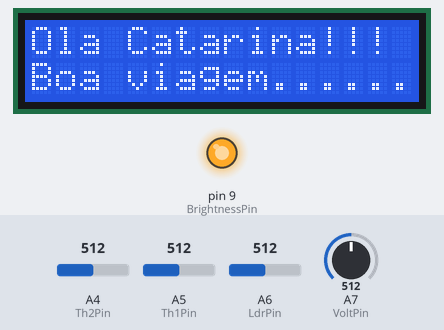
The sketch below on a simulated Arduino Nano, built with avr-gcc and run on an emulated ATmega328P. Parts: 16×2 character LCD, output pins drawn as LEDs (lit = HIGH). The test bench sets the inputs (shaded band); at power-on: A5 (Th1Pin) = 512, A4 (Th2Pin) = 512, A6 (LdrPin) = 512, A7 (VoltPin) = 512. What the sketch prints to the serial monitor is not drawn.

Above: at 1.2 s.
1.3 s: A5 (Th1Pin) set to 378
At 3.8 s:
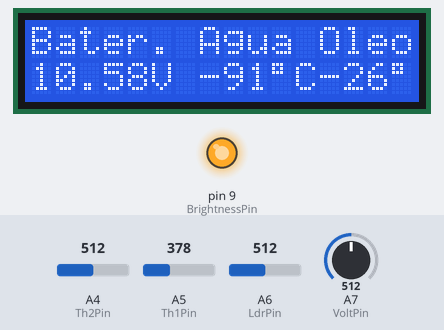
4.3 s: A5 (Th1Pin) set to 348
At 5.9 s:
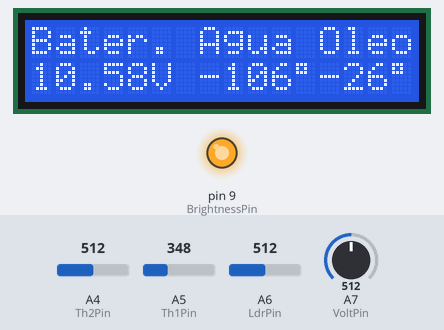
6.8 s: A4 (Th2Pin) set to 716
At 9.1 s:
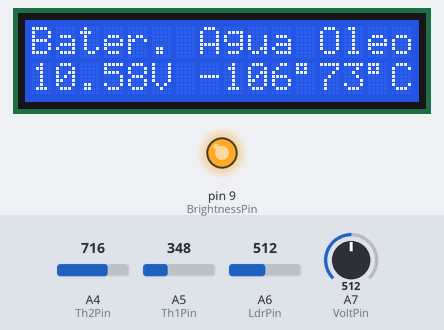
9.5 s: A4 (Th2Pin) set to 743
At 11.9 s:
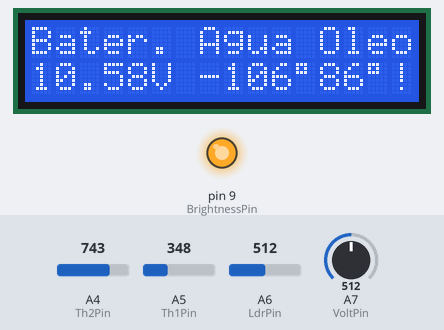
12.2 s: A5 (Th1Pin) set to 716
At 14.1 s:
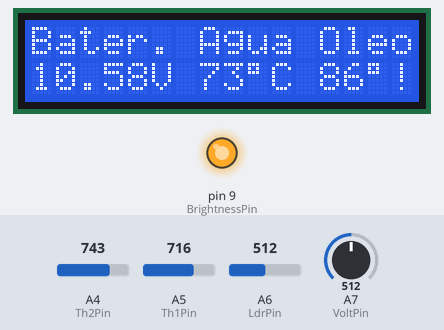
15.0 s: A5 (Th1Pin) set to 743
At 17.1 s:
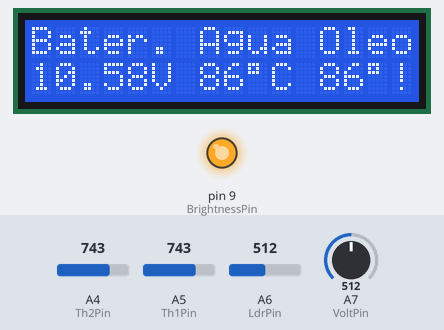
17.7 s: A5 (Th1Pin) set to 766
Timing chart, 0 to 20.7 s (numbered marks = the images above; inputs shaded):
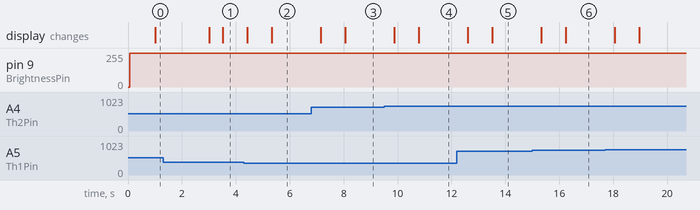

Measured:
- the behaviour switches between 361 and 360 on A5 (Th1Pin) (found by bisection; images 1 and 2)
- the behaviour switches between 731 and 732 on A4 (Th2Pin) (found by bisection; images 3 and 4)
- after the input at 4.3 s, the display: first changes after 0.12 s (image 2 shows a later state)
- after the input at 6.8 s, the display: first changes after 0.35 s (image 3 shows a later state)
- after the input at 9.5 s, the display: first changes after 0.38 s (image 4 shows a later state)
- after the input at 12.2 s, the display: first changes after 0.41 s (image 5 shows a later state)
- after the input at 15.0 s, the display: first changes after 0.34 s (image 6 shows a later state)

The sketch:

CarCompV3_16OUT2019.ino
```cpp
/*
   An ARDUINO NANO aftermarket automotive temperature and voltage monitor
  Pedro Cabral 2019

  V3-16OUT2019

  CIRCUIT:
  5VDC regulated supply (L7805)
  LCD RS pin to digital pin 12
  LCD Enable pin to digital pin 11
  LCD D4 pin to digital pin 5
  LCD D5 pin to digital pin 4
  LCD D6 pin to digital pin 3
  LCD D7 pin to digital pin 2
  LCD R/W pin to ground
  LCD VSS pin to ground
  LCD VCC pin to 5V
  LCD LED anode through 250R to 7V
  LCD LED cathode to Q2 collector
  ARDUINO D5 through 390R to Q2 base
  Q2 emitter to GND
  LCD V0 (contrast) to GND via 3k3 resistor
*/

// include the library code:
#include <LiquidCrystal.h>

// initialize the library by associating any needed LCD interface pin
// with the arduino pin number it is connected to

const int StandardDelay = 400;
const int MeasureDelay = 125;
const int SplashScreenDelay = 3000;
const int Overtemp1 = 90;
const int Overtemp2 = 80;
const int MinBrightness = 5;
const int MaxBrightness = 254;
const int Lum = 0;

const int rs = 12;
const int en = 11;
const int d4 = 5;
const int d5 = 4;
const int d6 = 3;
const int d7 = 2;
const int WarnLedPin = 13;

const int BrightnessPin = 9; //LCD brightness set pin (PWM)

int VoltPin = A7; //Input from the voltage measurement voltage divider
int LdrPin = A6; //Input from the luminosity measurement LDR voltage divider
int Th1Pin = A5; //Input from the temperature sensor nr.1
int Th2Pin = A4; //Input from the temperature sensor nr.2

LiquidCrystal lcd(rs, en, d4, d5, d6, d7);

void setup() {

  Serial.begin(9600);

  pinMode(VoltPin, INPUT);
  pinMode(LdrPin, INPUT);
  pinMode(Th1Pin, INPUT);
  pinMode(Th2Pin, INPUT);

  pinMode(BrightnessPin, OUTPUT);

  lcd.begin(16, 2); // set up the LCD's number of columns and rows:
}

void loop() {

  //SPLASH SCREEN
  while ( millis() <= SplashScreenDelay) {
    digitalWrite(WarnLedPin, HIGH);
    analogWrite (BrightnessPin, MaxBrightness);  //Sets the brightness of the LCD for the duration of the splash screen
    while ( millis() <= 1000) {
      lcd.setCursor(0, 0);
      lcd.print("CARCOMP V3"); //Print the version number to the LCD
      lcd.setCursor(0, 1);
      lcd.print("P.Cabral OUT2019");
    }
    lcd.setCursor(0, 0);
    lcd.print("Ola Catarina!!!"); // Print a message to the LCD.
    lcd.setCursor(0, 1);
    lcd.print("Boa viagem......"); // Print a message to the LCD.
  }

  digitalWrite(WarnLedPin, LOW);

  //LCD HEADER
  lcd.setCursor(0, 0);
  lcd.print("Bater. Agua Oleo "); // Print the headers to the LCD.

  //SENSOR DATA ACQUISITION
  float VoltValue_1 = (analogRead(VoltPin));  //Reads the voltage divider value, sample 1
  int LumValue_1 = (analogRead(LdrPin)); //Reads the LDR value, sample 1
  int Temp1Value_1 = (analogRead(Th1Pin));//Reads and calculates the temperature 1 value, sample 1
  int Temp2Value_1 = (analogRead(Th2Pin));//Reads and calculates the temperature 2 value, sample 1
  delay (MeasureDelay);//Waits before next measurement run

  float VoltValue_2 = (analogRead(VoltPin));  //Reads the voltage divider value, sample 2
  int LumValue_2 = (analogRead(LdrPin)); //Reads the LDR value, sample 2
  int Temp1Value_2 = (analogRead(Th1Pin));//Reads and calculates the temperature 1 value, sample 2
  int Temp2Value_2 = (analogRead(Th2Pin));//Reads and calculates the temperature 2 value, sample 2
  delay (MeasureDelay);//Waits before next measurement run

  float VoltValue_3 = (analogRead(VoltPin));  //Reads the voltage divider value, sample 3
  int LumValue_3 = (analogRead(LdrPin)); //Reads the LDR value, sample 3
  int Temp1Value_3 = (analogRead(Th1Pin));//Reads and calculates the temperature 1 value, sample 3
  int Temp2Value_3 = (analogRead(Th2Pin));//Reads and calculates the temperature 2 value, sample 3
  delay (MeasureDelay);//Waits before next measurement run

  float VoltValue_4 = (analogRead(VoltPin));  //Reads the voltage divider value, sample 4
  int LumValue_4 = (analogRead(LdrPin)); //Reads the LDR value, sample 4
  int Temp1Value_4 = (analogRead(Th1Pin));//Reads and calculates the temperature 1 value, sample 4
  int Temp2Value_4 = (analogRead(Th2Pin));//Reads and calculates the temperature 2 value, sample 4
  delay (MeasureDelay);//Waits before next measurement run

  float VoltValue_5 = (analogRead(VoltPin));  //Reads the voltage divider value, sample 5
  int LumValue_5 = (analogRead(LdrPin)); //Reads the LDR value, sample 5
  int Temp1Value_5 = (analogRead(Th1Pin));//Reads and calculates the temperature 1 value, sample 5
  int Temp2Value_5 = (analogRead(Th2Pin));//Reads and calculates the temperature 2 value, sample 5

  //SENSOR DATA DATA AVERAGE CALCULATION
  float VoltValueRaw = (VoltValue_1 + VoltValue_2 + VoltValue_3 + VoltValue_4 + VoltValue_5) / 5;
  int LumValueRaw = (LumValue_1 + LumValue_2 + LumValue_3 + LumValue_4 + LumValue_5) / 5;
  int Temp1ValueRaw = (Temp1Value_1 + Temp1Value_2 + Temp1Value_3 + Temp1Value_4 + Temp1Value_5) / 5;
  int Temp2ValueRaw = (Temp2Value_1 + Temp2Value_2 + Temp2Value_3 + Temp2Value_4 + Temp2Value_5) / 5;

  //SENSOR DATA CORRECTIONS
  float VoltValue = (VoltValueRaw * (5.0 / 1023.0) * 3.03) + 3;
  int BrightnessValue = (LumValueRaw * (5.0 / 1023.0)) * 200; // Calculates the LCD LED brightness value as a function of luminosity


  int Temp1Value = Temp1ValueRaw * 0.48828125 - 273.15 - 3;
  int Temp2Value = Temp2ValueRaw * 0.48828125 - 273.15 - 3;


  //SERIAL MONITOR PRINTOUTS
  Serial.print ("Volts:");
  Serial.print(VoltValue);
  Serial.print ("V");
  Serial.print (" ;  ");

  Serial.print ("Bright:");
  Serial.print(BrightnessValue);
  Serial.print (" ;  ");
  Serial.print ("Temp1:");
  Serial.print(Temp1Value);
  Serial.print ("C");
  Serial.print (" ;  ");
  Serial.print ("Temp2:");
  Serial.print(Temp2Value);
  Serial.println ("C");


  //LCD BRIGHTNESS PWM CONTROL
  if (BrightnessValue >= MinBrightness && BrightnessValue <= MaxBrightness) {
    analogWrite (BrightnessPin, BrightnessValue); //Sets the brightness of the LCD LED
  }
  else if (BrightnessValue < MinBrightness) {
    analogWrite (BrightnessPin, MinBrightness); //Sets the brightness of the LCD LED to min. value to avoid offscale low
  }
  else if (BrightnessValue > MaxBrightness) {
    analogWrite (BrightnessPin, MaxBrightness);
  }

  //Prints the readings if all is good

  if (Temp1Value <= Overtemp1 && Temp2Value <= Overtemp2) {

    //TURN OFF WARN LED
    digitalWrite(WarnLedPin, LOW);

    //LCD PRINTOUTS
    lcd.setCursor(0, 1);  // set the cursor to column 0, line 1
    lcd.print(VoltValue);  // print the voltage reading to the LCD
    lcd.print("V  "); // print "V" symbol
    lcd.setCursor(7, 1);  // set the cursor to column 0, line 1
    lcd.print(Temp1Value);  // print the temperature reading of sensor nr.1 to the LCD
    lcd.print((char)223);   // print "ºC" symbol
    lcd.print("C  ");
    lcd.setCursor(12, 1);  // set the cursor to column 0, line 1
    lcd.print(Temp2Value);  // print the temperature reading of sensor nr.2 to the LCD
    lcd.print((char)223); // print "ºC" symbol
    lcd.print("C  ");
    delay(StandardDelay);
  }

  //Prints the warnings sign "!" if T1 above max

  else if (Temp1Value > Overtemp1 && Temp2Value <= Overtemp2) {

    //TURN ON WARN LED
    digitalWrite(WarnLedPin, HIGH);

    //LCD PRINTOUTS
    lcd.setCursor(0, 1);  // set the cursor to column 0, line 1
    lcd.print(VoltValue);  // print the voltage reading to the LCD
    lcd.print("V  "); // print "V" symbol

    lcd.setCursor(7, 1);  // set the cursor to column 0, line 1
    lcd.print(Temp1Value);  // print the temperature reading of sensor nr.1 to the LCD
    lcd.print((char)223); // print "ºC" symbol
    lcd.print("!");// print "!" symbol

    lcd.setCursor(12, 1);  // set the cursor to column 0, line 1
    lcd.print(Temp2Value);  // print the temperature reading of sensor nr.2 to the LCD
    lcd.print((char)223); // print "ºC" symbol
    lcd.print("C  ");
    delay(StandardDelay);
  }

  //Prints the warnings sign "!" if T1 and T2 above max

  else if (Temp1Value > Overtemp1 && Temp2Value > Overtemp2) {

    //TURN ON WARN LED
    digitalWrite(WarnLedPin, HIGH);

    //LCD PRINTOUTS
    lcd.setCursor(0, 1);  // set the cursor to column 0, line 1
    lcd.print(VoltValue);  // print the voltage reading to the LCD
    lcd.print("V  "); // print "V" symbol

    lcd.setCursor(7, 1);  // set the cursor to column 0, line 1
    lcd.print(Temp1Value);  // print the temperature reading of sensor nr.1 to the LCD
    lcd.print((char)223); // print "ºC" symbol
    lcd.print("!");// print "!" symbol

    lcd.setCursor(12, 1);  // set the cursor to column 0, line 1
    lcd.print(Temp2Value);  // print the temperature reading of sensor nr.2 to the LCD
    lcd.print((char)223); // print "ºC" symbol
    lcd.print("!");// print "!" symbol

    delay(StandardDelay);
  }

  //Prints the warnings sign "!" if T2 above max

  else if (Temp1Value <= Overtemp1 && Temp2Value > Overtemp2) {

    //TURN ON WARN LED
    digitalWrite(WarnLedPin, HIGH);

    //LCD PRINTOUTS
    lcd.setCursor(0, 1);  // set the cursor to column 0, line 1
    lcd.print(VoltValue);  // print the voltage reading to the LCD
    lcd.print("V  "); // print "V" symbol
    lcd.setCursor(7, 1);  // set the cursor to column 0, line 1
    lcd.print(Temp1Value);  // print the temperature reading of sensor nr.1 to the LCD
    lcd.print((char)223);   // print "ºC" symbol
    lcd.print("C  ");

    lcd.setCursor(12, 1);  // set the cursor to column 0, line 1
    lcd.print(Temp2Value);  // print the temperature reading of sensor nr.2 to the LCD
    lcd.print((char)223); // print "ºC" symbol
    lcd.print("!");// print "!" symbol

    delay(StandardDelay);
  }

}
```
